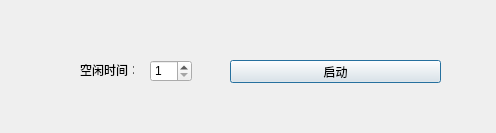
<?xml version="1.0" encoding="UTF-8"?>
<ui version="4.0">
 <class>screen_offClass</class>
 <widget class="QDialog" name="screen_offClass">
  <property name="windowModality">
   <enum>Qt::NonModal</enum>
  </property>
  <property name="enabled">
   <bool>true</bool>
  </property>
  <property name="geometry">
   <rect>
    <x>0</x>
    <y>0</y>
    <width>496</width>
    <height>133</height>
   </rect>
  </property>
  <property name="windowTitle">
   <string>screen_off</string>
  </property>
  <property name="sizeGripEnabled">
   <bool>false</bool>
  </property>
  <property name="modal">
   <bool>false</bool>
  </property>
  <widget class="QPushButton" name="m_mintorState">
   <property name="geometry">
    <rect>
     <x>230</x>
     <y>60</y>
     <width>211</width>
     <height>23</height>
    </rect>
   </property>
   <property name="text">
    <string>启动</string>
   </property>
  </widget>
  <widget class="QLabel" name="m_label">
   <property name="geometry">
    <rect>
     <x>80</x>
     <y>60</y>
     <width>54</width>
     <height>20</height>
    </rect>
   </property>
   <property name="text">
    <string>空闲时间：</string>
   </property>
  </widget>
  <widget class="QSpinBox" name="m_idleTimeSpinBox">
   <property name="geometry">
    <rect>
     <x>150</x>
     <y>60</y>
     <width>42</width>
     <height>22</height>
    </rect>
   </property>
   <property name="minimum">
    <number>1</number>
   </property>
   <property name="maximum">
    <number>100</number>
   </property>
  </widget>
 </widget>
 <layoutdefault spacing="6" margin="11"/>
 <resources>
  <include location="screen_off.qrc"/>
 </resources>
 <connections/>
</ui>
